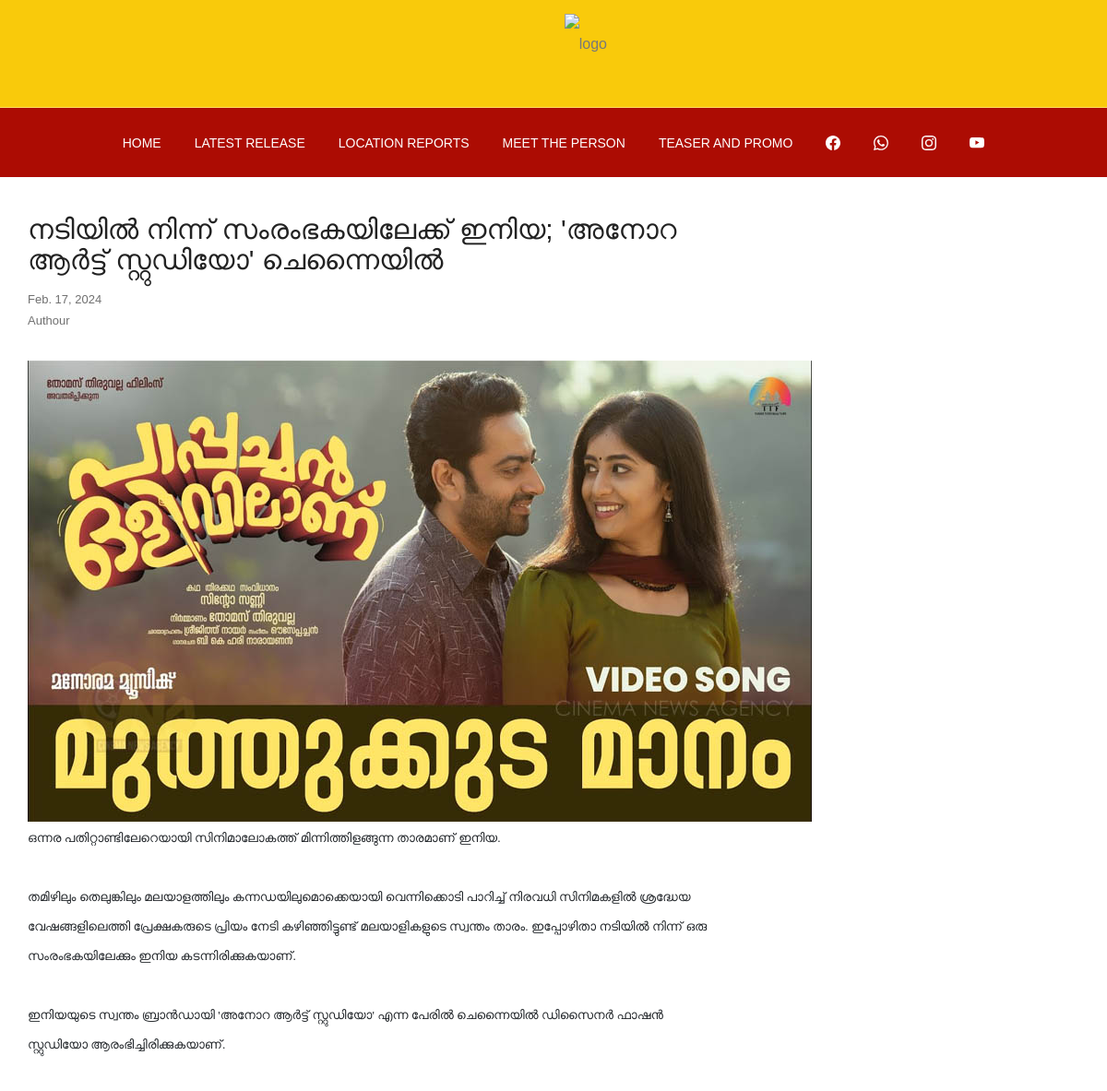
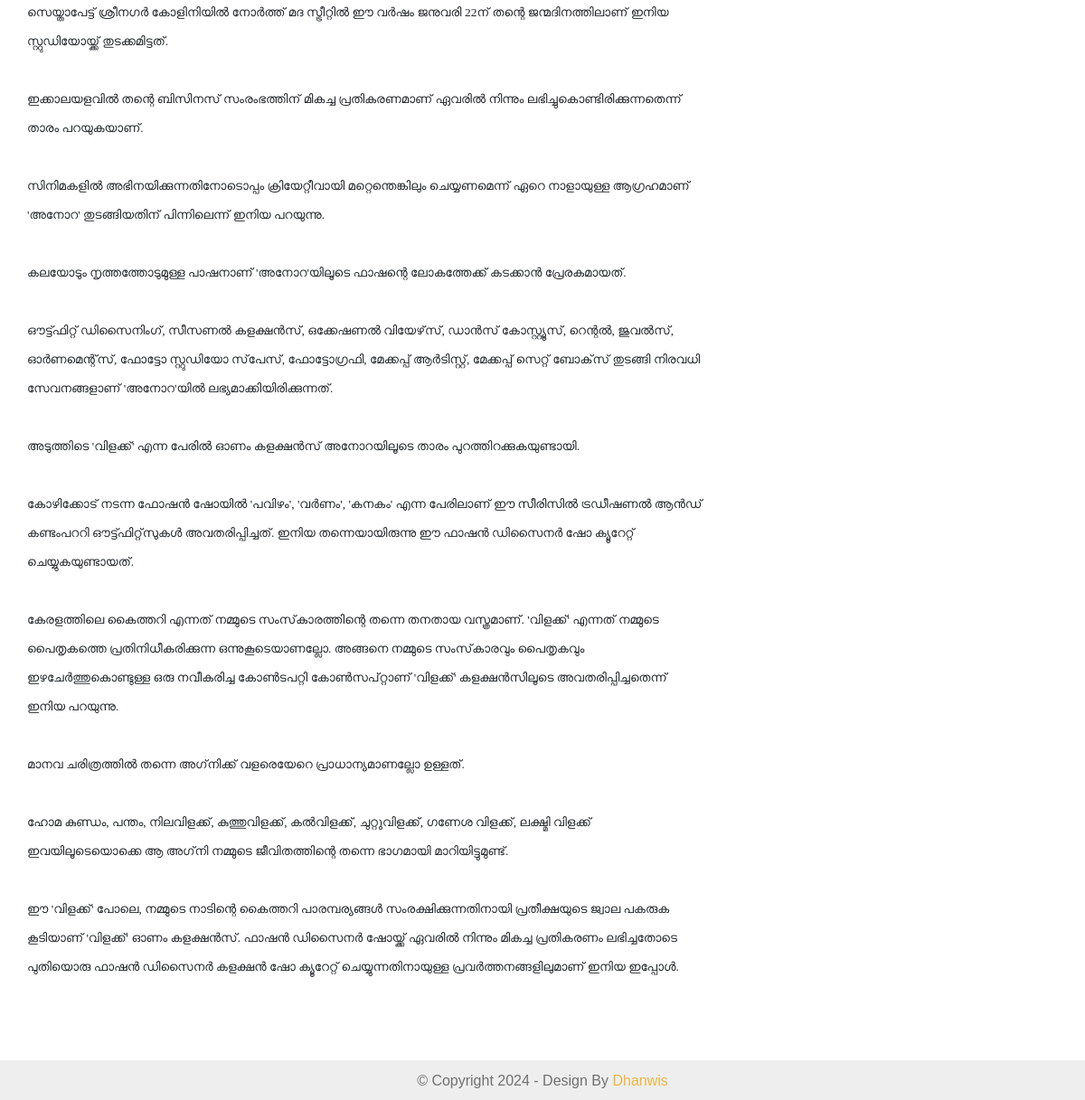
The app's page /teaser/and/promose/slug-2/ with its own data (2 pictures, top to bottom).
### admin_app/models.py (models this page shows, shortened)
class TeaserAndPromose(models.Model):
    title = models.CharField(max_length=500, null=True, blank=True)
    image = models.ImageField(null=True, blank=True)
    date = models.DateField(null=True, blank=True)
    author = models.CharField(max_length=200, null=True, blank=True)
    text = CKEditor5Field('Text', config_name='extends')
    slug_name = models.CharField(max_length=200, default='slug')
    slug = models.SlugField(unique=True, blank=True)

### user_app/views.py (the view)
# urls.py: path('teaser/and/promose/<slug:teaser_and_promose_slug>/', teaser_and_promose_details, name='teaser_and_promose_details'),
def teaser_and_promose_details(request, teaser_and_promose_slug):
    current_page = 'teaser_and_promose_details'
    try:
        teaser_and_promose = TeaserAndPromose.objects.get(slug=teaser_and_promose_slug)
    except TeaserAndPromose.DoesNotExist:
        return redirect('home')
    context = {
        'current_page': current_page,
        'teaser_and_promose' : teaser_and_promose
    }
    return render(request, 'user_app/pages/teaser_and_promose_details.html', context)

### templates/user_app/pages/teaser_and_promose_details.html (shortened to what this page needs)
{% extends "user_app/components/base.html" %}
{% load static %}
{% block content %}
<link href="{% static 'django_ckeditor_5/dist/styles.css' %}" type="text/css" media="all" rel="stylesheet">
<div class="ne_ts_main_section_wrapper">
    <div class="container">
        <div class="row">
            <div class="col-md-8" style="background-color: #fff; margin-top: 10px; margin-bottom: 10px;">
                <h2 class="text-title mt-2 mb-2" style="margin-bottom: 15px;">
                    {{teaser_and_promose.title}}
                </h2>
                <p style="font-size: 13px;">{{teaser_and_promose.date}}</p>
                <p style="font-size: 13px;">{{teaser_and_promose.author}}</p>
                <div class="ck ck-content">
                    {{ teaser_and_promose.text|safe}}
                </div>
            </div>
            <div class="col-md-4 empty-col">
            </div>
        </div>
    </div>
</div>
{% endblock content %}

### static/user_app/css/mine.css (style rules this page uses)
.text-title { text-align: left; }

### templates/user_app/pages/teaser_and_promose_details.html (style rules this page uses)
.empty-col { width: 100%; }

### records on screen
TeaserAndPromose: title "നടിയില്‍ നിന്ന് സംരംഭകയിലേക്ക് ഇനിയ; 'അനോറ ആര്‍ട്ട് സ്റ്റുഡിയോ' ചെന്നൈയില്‍", date "Feb. 17, 2024", author "Authour", text (picture), text "ഒന്നര പതിറ്റാണ്ടിലേറെയായി സിനിമാലോകത്ത് മിന്നിത്തിളങ്ങുന്ന താരമാണ് ഇനിയ. തമിഴിലും തെലുങ്കിലും മലയാളത്തിലും കന്നഡയിലുമൊക്കെയായി വെന്നിക്കൊടി പാറിച്ച് നിരവധി സിനിമകളില്‍ ശ്രദ്ധേയ വേഷങ്ങളിലെത്തി പ്രേക്ഷകരുടെ പ്രിയം നേടി കഴിഞ്ഞിട്ടുണ്ട് മലയാളികളുടെ സ്വന്തം താരം. ഇപ്പോഴിതാ നടിയില്‍ നിന്ന് ഒരു സംരംഭകയിലേക്കും ഇനിയ കടന്നിരിക്കുകയാണ്. ഇനിയയുടെ സ്വന്തം ബ്രാന്‍ഡായി 'അനോറ ആര്‍ട്ട് സ്റ്റുഡിയോ' എന്ന പേരില്‍ ചെന്നൈയില്‍ ഡിസൈനര്‍ ഫാഷന്‍ സ്റ്റുഡിയോ ആരംഭിച്ചിരിക്കുകയാണ്. സെയ്താപേട്ട് ശ്രീനഗര്‍ കോളിനിയില്‍ നോര്‍ത്ത് മദ സ്ട്രീറ്റില്‍ ഈ വര്‍ഷം ജനുവരി 22ന് തന്റെ ജന്മദിനത്തിലാണ് ഇനിയ സ്റ്റുഡിയോയ്ക്ക് തുടക്കമിട്ടത്. ഇക്കാലയളവില്‍ തന്റെ ബിസിനസ് സംരംഭത്തിന് മികച്ച പ്രതികരണമാണ് ഏവരില്‍ നിന്നും…"
